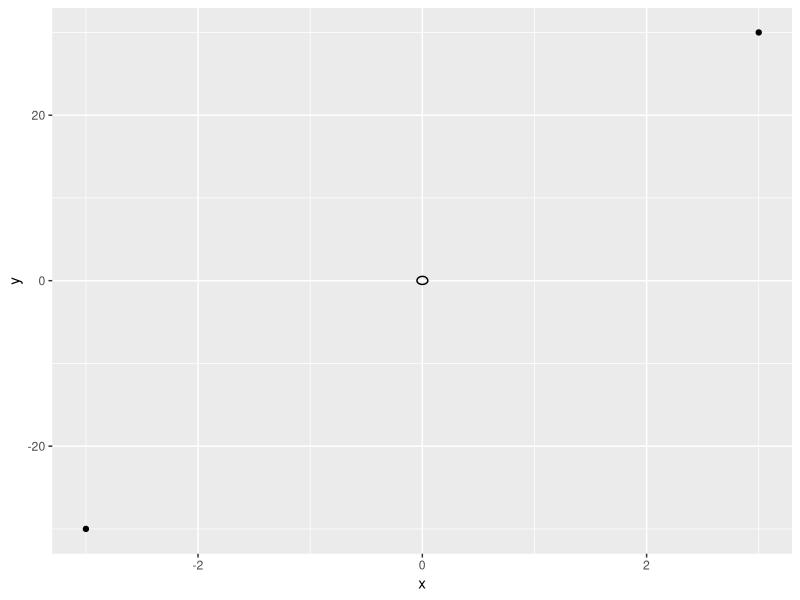

The R source for this figure: (Note: this script raises an error after producing the figure.)
library(ggplot2)
library(grid)
library(Hmisc)
library(R.utils) # doCall
datascaled <- data.frame(x=c(-3,3),y=c(-30,30))
dibujobase <- ggplot(data=datascaled, aes(x=x,y=y)) + geom_point()
xrange <- 6
yrange <- 60
ratioxy <- xrange / yrange

ratioxy


circlehead <- function(center = c(0,0),diameter = 1, ratioxy=1, npoints = 16,     alpha=  runif(1, 0, pi/2), ...){
    r <- rep( diameter / 2, npoints )

    tt <- seq(alpha,2*pi + alpha,length.out = npoints)
    r <- jitter(r, factor=0.49, ...)
    sector <-  tt > alpha & tt <= ( pi/ 2 + alpha)
    r[ sector ] <- r[sector] * 1.05
    sector <-  tt > ( 2 * pi/2 + alpha)  & tt < (3* pi/ 2 +alpha)
    r[ sector ] <- r[sector] * 0.95    
    xx <- center[1] + r * cos(tt) * ratioxy
    yy <- center[2] + r * sin(tt) 
    ##return(data.frame(x = xx, y = yy))
    return(data.frame(bezier(x = xx, y =yy, ...)))
}


head <- function(center = c(0,0), diameter = 1, ratioxy=1, npoints = 100,... ) {
  data <- circlehead(center,diameter, ratioxy, npoints,... )
  geom_path(mapping=aes(x,y),data = data,...)
}


dibujobase + head(ratioxy=ratioxy)


dibujobase +cartooncharacterequalscaled(ratioxy=ratioxy,scale=10) +
  cartooncharacterequalscaled(center=c(-2,00),ratioxy=ratioxy,scale=10) +
  cartooncharacterequalscaled(center=c(2,20),ratioxy=ratioxy,scale=10) +
  cartooncharacterequalscaled(center=c(-2,20),ratioxy=ratioxy,scale=10)

## ============================================================
## Linea tronco, brazos, piernas
## ============================================================

library(grid)

?bezier

databone <- function( begin= c(0,0), distance = 1, angle = pi/2, ratioxy=1, npoints = 10, ... ) {
  require(Hmisc) # bezier
  end <- c( begin[1] + distance * cos( angle ) * ratioxy, begin[2] + distance * sin(angle) )
  middleoriginal <- (begin + end )/2
  middle <- jitter(middleoriginal, factor=0.1,...)
  ##middle <- middleoriginal
  data <- data.frame(bezier(c(begin[1], middle[1], end[1]),  # Generate
                            c(begin[2], middle[2], end[2]),  # X & y
                            ...))
  data
}

bone <- function( begin= c(0,0), distance = 1, angle = pi/2, ratioxy = 1, npoints = 10, ... ) {
  geom_path(mapping=aes(x,y),data = databone(begin, distance, angle, ratioxy,npoints, ...) , ...)
}





data


ggplot() + bone() +head(center=c(0,1),diameter=0.3)

dibujobase + bone(ratioxy=ratioxy) + head(ratioxy=ratioxy)

## ============================================================
## cartoon character
## ============================================================





cartooncharacterequalscaled <- function( centerofhead = c(0,0),
                             scale = 1,
                                        ratioxy =1,
                             angleofspine =   - pi / 2 ,
                             anglerighthumerus = -pi/6,
                             anglelefthumerus = pi + pi/6,
                             anglerightradius = 0,
                             angleleftradius = - pi/4,
                             angleleftleg = 3*pi/2  + pi / 12 ,
                             anglerightleg = 3*pi/2  - pi / 12,
                             angleofneck = runif(1, min = 3 * pi / 2 - pi/10 , max = 3 * pi / 2 + pi/10)) {

diameterofhead <- 1 * scale
lengthofspine <- diameterofhead * 1
lengthofleg <- lengthofspine * 1.2
lengthofhumerus <- lengthofspine * 0.6
lengthofradius <- lengthofspine * 0.5
beginspine <- centerofhead + (diameterofhead / 2) * c( cos(angleofneck) * ratioxy, sin( angleofneck))
endspine <- beginspine + lengthofspine * c( cos( angleofspine) * ratioxy , sin(angleofspine))
endrighthumerus <- beginspine + lengthofhumerus * c( cos( anglerighthumerus) *ratioxy, sin(anglerighthumerus))
endlefthumerus <- beginspine + lengthofhumerus * c( cos( anglelefthumerus)*ratioxy, sin(anglelefthumerus))

c(head(center=centerofhead,diameter=diameterofhead, ratioxy = ratioxy), # head
  bone(begin = beginspine, distance = lengthofspine , angle = angleofspine, ratioxy = ratioxy  ), # spine
  bone(begin = beginspine, distance = lengthofhumerus, angle = anglerighthumerus, ratioxy = ratioxy) , # right humerus
  bone(begin = endrighthumerus, distance = lengthofradius, angle = anglerightradius , ratioxy = ratioxy),
  bone(begin = beginspine, distance = lengthofhumerus, angle = anglelefthumerus,ratioxy = ratioxy),
  bone(begin = endlefthumerus, distance = lengthofradius, angle = angleleftradius, ratioxy = ratioxy),
  bone(begin = endspine, distance = lengthofleg, angle = angleleftleg, ratioxy = ratioxy), # Leg
  bone(begin = endspine, distance = lengthofleg, angle = anglerightleg, ratioxy = ratioxy)) #Leg
}
  


#ggplot() +cartooncharacterequalscaled()

dibujobase +cartooncharacterequalscaled(ratioxy=ratioxy,scale=10) +
  cartooncharacterequalscaled(center=c(-2,00),ratioxy=ratioxy,scale=10) +
  cartooncharacterequalscaled(center=c(2,20),ratioxy=ratioxy,scale=10) +
  cartooncharacterequalscaled(center=c(-2,20),ratioxy=ratioxy,scale=10)


+ coord_equal()




#####################################################################################
##

datasegment <- function( begin= c(0,0), end=c(1,1), npoints = 10, bezier= TRUE, ... ) {
  require(Hmisc) # bezier
  require(R.utils) # doCall
  x <- seq(begin[1],end[1],length.out = npoints)
  if( (end[1] - begin[1]) != 0 ) {
    y <- (end[2] - begin[2]) * ( x - begin[1] ) / (end[1] - begin[1]) + begin[2]
  } else {
    y <-  seq(begin[2], end[2], length.out = npoints)
  }
  xx <- doCall("jitter", x=x, ...)
  yy <- doCall("jitter", x=y, ...)
  xx[1] <- begin[1]
  yy[1] <- begin[2]
  xx[length(xx)] <-end[1]
  yy[length(yy)] <-end[2]
  data <- data.frame(x=xx,y=yy)
  if(bezier) data <- data.frame(doCall("bezier", x=xx, y=yy, ...))
  data
}

npoints <- 10
begin <- c(0,0)
end <- c(1,1)
  x <- seq(begin[1],end[1],length.out = npoints)
  print(x)
  y <- (end[2] - begin[2]) * ( x - begin[1] ) / (end[1] - begin[1]) + begin[2]
y

datasegment()

path <- function(data, mask = TRUE, ...) {
  if(mask) {
     argList<-list(...);
	 if(is.null(argList$size)==TRUE){
       mymask <- geom_path(mapping=aes(x,y),data = data , colour = "white", size = 3, ...)
     } else {
       if(argList$size < 3 ) size <- 3
       else size <- argList$size *2
       mymask <- geom_path(mapping=aes(x,y),data = data , colour = "white", size = size, ...)
     }    
    return(c(mymask,geom_path(mapping=aes(x,y),data = data , ...)))
  }
  else {
  return(geom_path(mapping=aes(x,y), data = data , ...))
  }
}


segment <- function(begin= c(0,0), end=c(1,1), ... ) {
  data <- datasegment(begin=begin, end=end, ...)
  ##doCall("path", data = data, ...))
  path(data,...)
}


dibujobase + segment(begin=c(0,0), end=c(10,10),npoints=10,factor=3)

dibujobase + segment(begin=c(0,0), end=c(0,10)) + segment(begin=c(0,0), end=c(0,-10),npoints=50,factor=10, colour="red") + segment(begin=c(-2,5), end=c(2,5), npoints=30,factor=10, size =4) 

dibujobase + segment(begin=c(0,0), end=c(0,10),npoints=10, factor=0.22,bezier =FALSE)
datasegment()

ggplot()+ segment(begin=c(0,0), end=c(0,10),npoints=10, factor=0.12)


ggplot()  +cartooncharacter() + coord_equal() 


cartooncharacter <- function( centerofhead = c(0,0),
                             scale = 1,
                             xrange = 10,
                             yrange = 100,
                             angleofspine =   - pi / 2 ,
                             anglerighthumerus = -pi/6,
                             anglelefthumerus = pi + pi/6,
                             anglerightradius = 0,
                             angleleftradius = - pi/4,
                             angleleftleg = 3*pi/2  + pi / 12 ,
                             anglerightleg = 3*pi/2  - pi / 12,
                             angleofneck = runif(1, min = 3 * pi / 2 - pi/10 , max = 3 * pi / 2 + pi/10)) {

diameterofhead <- 1 * scale
lengthofspine <- diameterofhead * 1
lengthofleg <- lengthofspine * 1.2
lengthofhumerus <- lengthofspine * 0.6
lengthofradius <- lengthofspine * 0.5
beginspine <- centerofhead + (diameterofhead / 2) * c( cos(angleofneck), sin( angleofneck))
endspine <- beginspine + lengthofspine * c( cos( angleofspine), sin(angleofspine))
endrighthumerus <- beginspine + lengthofhumerus * c( cos( anglerighthumerus), sin(anglerighthumerus))
endlefthumerus <- beginspine + lengthofhumerus * c( cos( anglelefthumerus), sin(anglelefthumerus))

c(head(center=centerofhead,diameter=diameterofhead), # head
  bone(begin = beginspine, distance = lengthofspine , angle = angleofspine, factor = 1.2  ), # spine
  bone(begin = beginspine, distance = lengthofhumerus, angle = anglerighthumerus, factor = 0.20) , # right humerus
  bone(begin = endrighthumerus, distance = lengthofradius, angle = anglerightradius , factor = 0.20),
  bone(begin = beginspine, distance = lengthofhumerus, angle = anglelefthumerus, factor = 0.20),
  bone(begin = endlefthumerus, distance = lengthofradius, angle = angleleftradius, factor = 0.20),
  bone(begin = endspine, distance = lengthofleg, angle = angleleftleg, factor = 0.20), # Leg
  bone(begin = endspine, distance = lengthofleg, angle = anglerightleg, factor = 0.20)) # Leg
}
  
 


+head(center=c(0,1),diameter=0.3)


?geom_path
?stat_smooth

jitter(r)
bezierGrob
grob
validGrob


##And a demonstration of its use:
dat <- circleFun(c(1,-1),2.3,npoints = 100, factor=0.5)
#geom_path will do open circles, geom_polygon will do filled circles
p1 <- ggplot(dat,aes(x,y)) + geom_path()
p1

dat2 <- circleFun(c(1,-1),2.4,npoints = 100)
p2 <- ggplot(dat2,aes(x,y)) + geom_path()

p1 + p2

ggplot() + geom_path(mapping=aes(x,y),data = dat) +  geom_path(mapping=aes(x,y),data = dat2)


cabeza()

ggplot() +  geom_path(mapping=aes(x,y),data = dat2) +cabeza()  

?jitter


data(iris)
iris

ggplot() + geom_path(mapping=aes(x=Sepal.Length,y=Sepal.Width), data = iris) + geom_path(mapping=aes(x=Petal.Length,y=Petal.Width), data = iris)

fun1 <- function(data) {
  names(data) <- c("x","y")
  geom_path(mapping=aes(x=x,y=y), data = data)
}

ggplot() + fun1(iris[,c(1:2)]) + fun1(iris[,c(3:4)])  # Funciona

fun2 <- function(data) {
  c(geom_path(mapping=aes(x=Sepal.Length,y=Sepal.Width), data = data), geom_path(mapping=aes(x=Petal.Length,y=Petal.Width), data = data))
}

ggplot() + fun2(iris)

geom_path(mapping=aes(x=Sepal.Length,y=Sepal.Width), data = iris) + geom_path(mapping=aes(x=Petal.Length,y=Petal.Width), data = iris)
